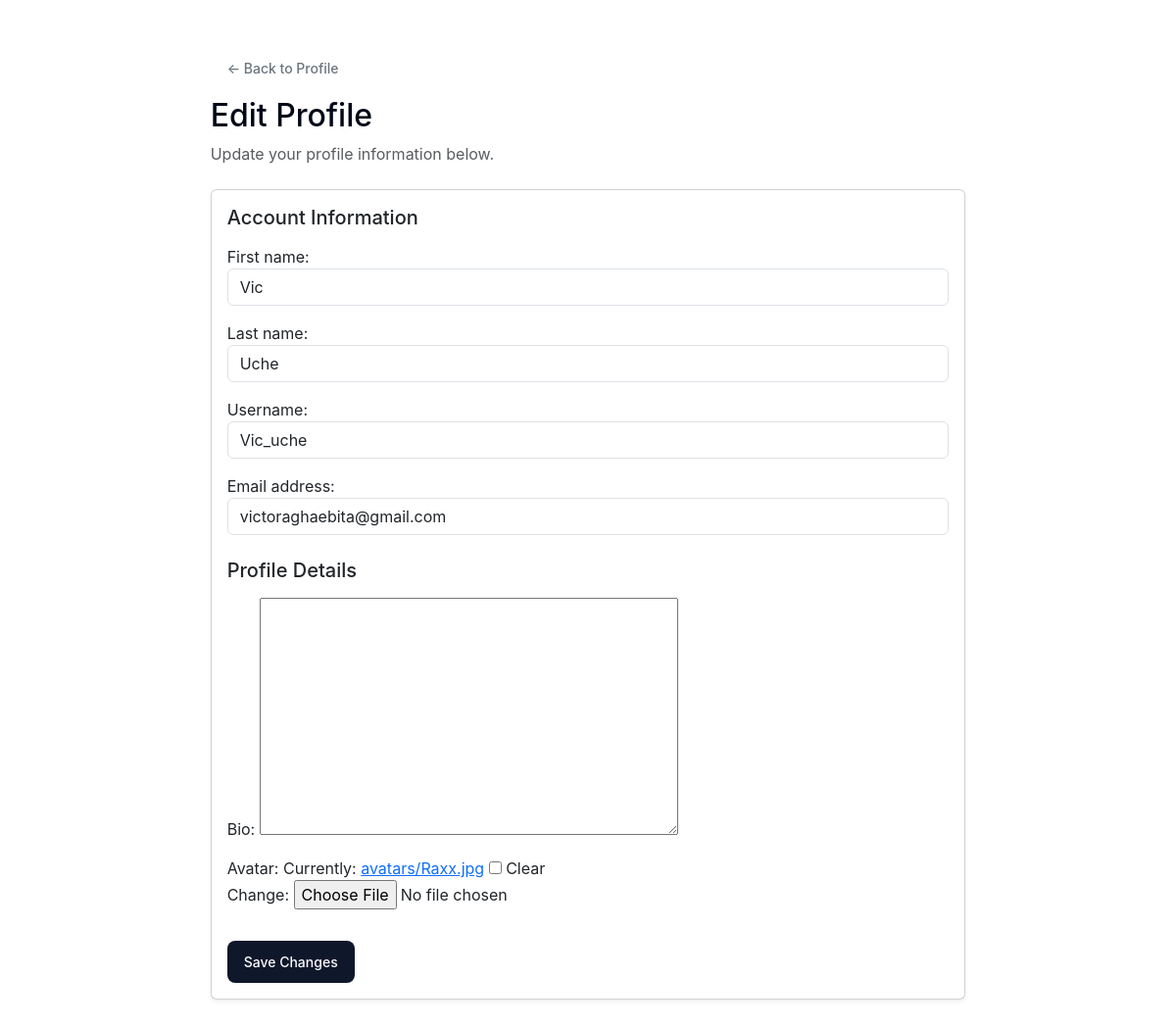
Page /accounts/edit_profile/ (signed in) on the committed database.
### accounts/models.py (models this page shows, shortened)
class User(AbstractUser):
    ROLE_CHOICES = [
        ('student', 'Student'),
        ('instructor', 'Instructor'),
    ]
    role = models.CharField(max_length=20, choices=ROLE_CHOICES,default='student')

class UserProfile(models.Model):
    user = models.OneToOneField(User, on_delete=models.CASCADE)
    bio = models.TextField(blank=True)
    avatar = models.ImageField(upload_to='avatars/', blank=True)
    date_of_birth = models.DateField(null=True, blank=True)
    created_at = models.DateTimeField(auto_now_add=True)

### accounts/views.py (the view)
# urls.py: path('edit_profile/', views.edit_profile_view, name='edit_profile'),
def edit_profile_view(request):
    user = request.user
    profile, created = UserProfile.objects.get_or_create(user=user)
    if request.method == 'POST':
        u_form = UserForm(request.POST, instance=user)
        p_form = ProfileForm(request.POST, request.FILES, instance=profile)
        if u_form.is_valid() and p_form.is_valid():
            u_form.save()
            p_form.save()
            messages.success(request, "Your profile has been updated successfully ✅.")
            return redirect('profile')
    else:
        u_form = UserForm(instance=user)
        p_form = ProfileForm(instance=profile)  # Redirect to the profile view for editing
    context = {
        'u_form': u_form,
        'p_form': p_form,
    }
    return render(request, 'edit_profile.html', context)

### accounts/forms.py
class UserForm(forms.ModelForm):
    class Meta:
        model = User
        fields = ['first_name', 'last_name', 'email', 'username']
    def __init__(self, *args, **kwargs):
        super().__init__(*args, **kwargs)
        for field in self.fields.values():
            field.widget.attrs['class'] = 'form-control'

class ProfileForm(forms.ModelForm):
    class Meta:
        model = UserProfile
        fields = ['bio', 'avatar']

### templates/edit_profile.html (shortened to what this page needs)
<!DOCTYPE html>
{% load static %}
<html lang="en">
<head>
    <link href="https://cdn.jsdelivr.net/npm/bootstrap@5.3.0/dist/css/bootstrap.min.css" rel="stylesheet">
    <link rel="stylesheet" href="{% static 'css/profile_styles.css' %}">
</head>
<body>
    <div class="container py-5">
        <div class="row justify-content-center">
            <div class="col-lg-8 col-md-10">
                <div class="mb-4">
                    <a href="{% url 'profile' %}" class="btn btn-outline-secondary mb-2">
                        ← Back to Profile
                    </a>
                    <h2>Edit Profile</h2>
                    <p class="text-muted">Update your profile information below.</p>
                </div>
                <div class="card shadow-sm">
                    <div class="card-body">
                        <form method="post" enctype="multipart/form-data">
                            <h5 class="mb-3">Account Information</h5>
                            <div class="mb-3">
                                {{ u_form.first_name.label_tag }}
                                {{ u_form.first_name}}
                            </div>
                            <div class="mb-3">
                                {{ u_form.last_name.label_tag }}
                                {{ u_form.last_name}}
                            </div>
                            <div class="mb-3">
                                {{ u_form.username.label_tag }}
                                {{ u_form.username}}
                            </div>
                            <div class="mb-3">
                                {{ u_form.email.label_tag }}
                                {{ u_form.email}}
                            </div>
                            <h5 class="mt-4 mb-3">Profile Details</h5>
                            <div class="mb-3">
                                {{ p_form.bio.label_tag }}
                                {{ p_form.bio }}
                            </div>
                            <div class="mb-3">
                                {{ p_form.avatar.label_tag }}
                                {{ p_form.avatar }}
                            </div>
                            <button type="submit" class="btn btn-primary mt-3">Save Changes</button>
                        </form>
                    </div>
                </div>
            </div>
        </div>
    </div>
</body>
</html>

### static/css/profile_styles.css (style rules this page uses)
:root { --background: hsl(0 0% 100%); --foreground: hsl(222.2 84% 4.9%); --primary: hsl(222.2 47.4% 11.2%); --primary-foreground: hsl(210 40% 98%); --secondary: hsl(210 40% 96%); --secondary-foreground: hsl(222.2 84% 4.9%); --muted: hsl(210 40% 96%); --muted-foreground: hsl(215.4 16.3% 46.9%); --accent: hsl(210 40% 96%); --accent-foreground: hsl(222.2 84% 4.9%); --destructive: hsl(0 84.2% 60.2%); --destructive-foreground: hsl(210 40% 98%); --border: hsl(214.3 31.8% 91.4%); --input: hsl(214.3 31.8% 91.4%); --ring: hsl(222.2 84% 4.9%); --radius: 0.5rem; }
* { margin: 0; padding: 0; box-sizing: border-box; }
body { font-family: -apple-system, BlinkMacSystemFont, "Segoe UI", Roboto, "Helvetica Neue", Arial, sans-serif; background-color: var(--background); color: var(--foreground); line-height: 1.5; }
.container { max-width: 1200px; margin: 0 auto; padding: 2rem 1rem; }
.btn { display: inline-flex; align-items: center; justify-content: center; gap: 0.5rem; border-radius: var(--radius); padding: 0.625rem 1rem; font-size: 0.875rem; font-weight: 500; text-decoration: none; transition: all 0.2s ease-in-out; cursor: pointer; border: 1px solid transparent; }
.btn-primary { background-color: var(--primary); color: var(--primary-foreground); }

### rows in the picture
User: first_name "Vic", last_name "Uche", username "Vic_uche", email "victoraghaebita@gmail.com"

### other values in the picture
{{ u_form.first_name.label_tag }} "First name:"
{{ u_form.last_name.label_tag }} "Last name:"
{{ u_form.username.label_tag }} "Username:"
{{ u_form.email.label_tag }} "Email address:"
{{ p_form.bio.label_tag }} "Bio:"
{{ p_form.avatar.label_tag }} "Avatar:"
